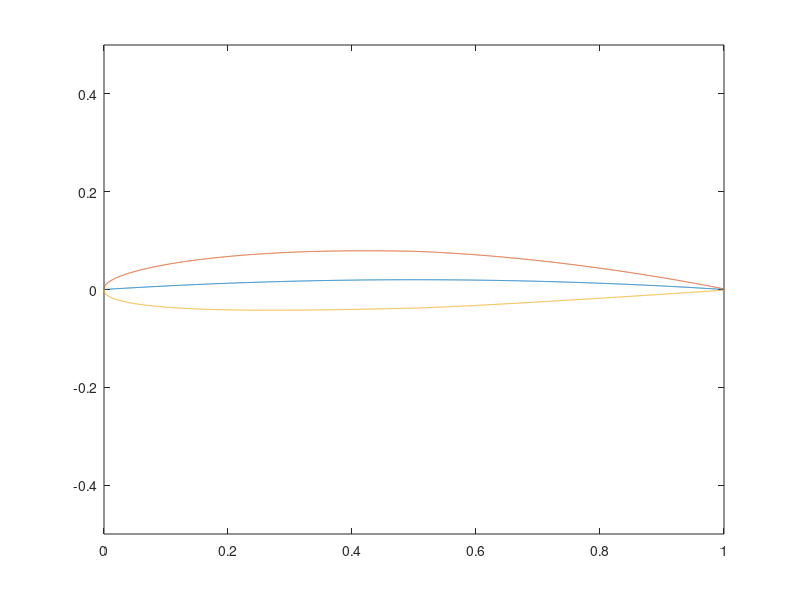

The MATLAB source for this figure:
%@param max_camber maximum value of the camber divided by 100
%@param max_camber_position Position of maximum camber in percent along
%chord
%@param Air foil thickness divided by 100
%@return xu the vector of x coordinates for the upper surface
%@return xl the vector of x coordinates for the lower surface
%@return yu the vector of y coordinates for the upper surface
%@return yl the vector of y coordinates for the lower surface
%@return yc the vector of y coordinates for the camber line
%@return dycdx the gradient of the camber line with respect to chord
%position

%* could return yt(thickness along chord) and a figure of the chord
% could give .txt file for solidworks

%For function testing:
max_camber=.02; 
max_camber_position=.4;
max_thickness=.12;
close all
%function [xu,xl,yu,yl,yc,dycdx]= get_foil_shape(max_camber,max_camber_position,max_thickness)
x1 = linspace(0,max_camber_position,1000);
x2 = linspace(max_camber_position,1,1000);
yc1=(max_camber/max_camber_position^2)*(2*max_camber_position.*x1-x1.^2);   %Camber from 0 to P
yc2=(max_camber/(1-max_camber_position)^2)*(1-2*max_camber_position+2*max_camber_position.*x2-x2.^2); %Camber from P to 1
yc=[yc1,yc2];         %Camber line vector
dycdx1=2*max_camber/(max_camber_position^2)*(max_camber_position-x1); %Gradient from 0 to P
dycdx2=(2*max_camber/(1-max_camber_position)^2)*(max_camber_position-x2); %Gradient from P to 1
x=[x1,x2];
dycdx=[dycdx1 dycdx2]; %gradient vector dyc/dx
yt = max_thickness/.2*(.2969.*x.^.5-.126.*x-.3516.*x.^2+.2843.*x.^3-.1015.*x.^4);
theta=atan(dycdx);
xc = linspace(0,1,2000); 
xu = xc-yt.*sin(theta);
yu=yc+yt.*cos(theta);
xl = xc-yt.*sin(theta);
yl = yc-yt.*cos(theta);
% For function testing or returning figure
plot(xc,yc)

hold on 
plot(xu,yu)
plot(xl,yl)
xlim([0 1])
ylim([-.5,.5])
%end
